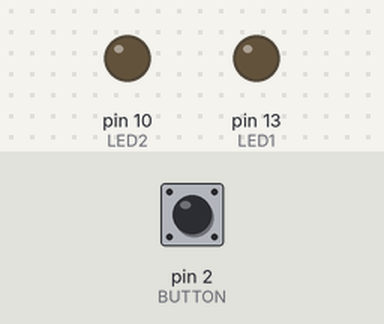
Bench run of a sketch on a simulated Arduino Uno, built with avr-gcc and run on an emulated ATmega328P. On the bench: output pins drawn as LEDs (lit = HIGH). Dashed ring = blinking. The test bench sets the inputs (shaded band); at power-on: pin 2 (BUTTON) HIGH.

Above: at 1.2 s.
1.3 s: pin 2 (BUTTON) pulled LOW for 0.15 s
At 1.7 s:
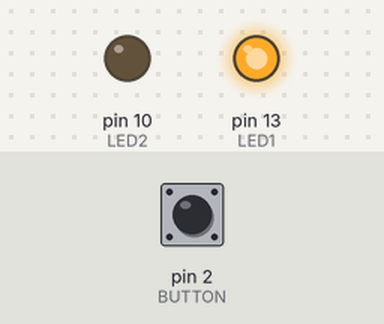
4.4 s: pin 2 (BUTTON) pulled LOW for 1 s
At 6.0 s:
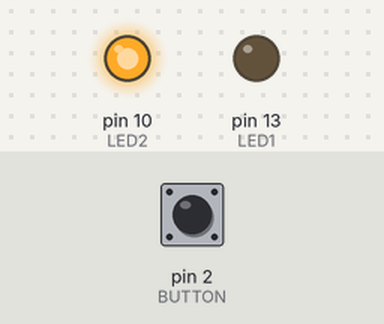
7.9 s: pin 2 (BUTTON) pulled LOW for 3.2 s
At 12.2 s:
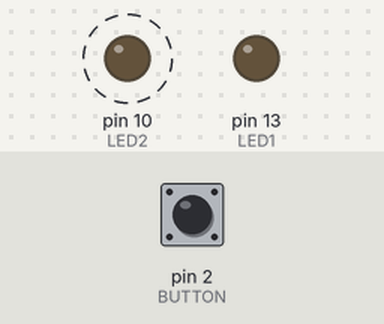
Timing chart, 0 to 13.7 s (numbered marks = the images above; inputs shaded):
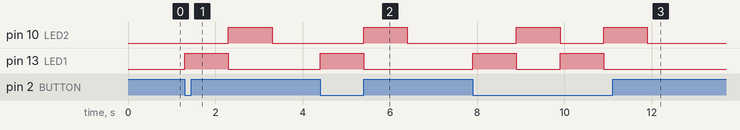

The sketch:

2b.ino
```cpp
int buttonState = 0;
const int LED1=13,LED2=10,BUTTON=2;

void setup() {
  pinMode(LED1,OUTPUT);
  pinMode(LED2,OUTPUT);
  pinMode(BUTTON,INPUT);
  Serial.begin(9600);
}

void loop() {
  buttonState=digitalRead(BUTTON);
  if (buttonState==LOW) {
    digitalWrite(LED1,HIGH);
    digitalWrite(LED2,LOW);
    delay(1000);
    digitalWrite(LED1,LOW);
    digitalWrite(LED2,HIGH);
    delay(1000);
  } else {
    digitalWrite(LED1,LOW);
    digitalWrite(LED2,LOW);
  }
}
```

Measured:
- after the input at 1.3 s, pin 10 (LED2): LOW → HIGH after 1.0 s, → LOW 1.0 s later; pin 13 (LED1): LOW → HIGH at once, → LOW 1.0 s later
- after the input at 4.4 s, pin 10 (LED2): LOW → HIGH after 1.0 s, → LOW 1.0 s later; pin 13 (LED1): LOW → HIGH at once, → LOW 1.0 s later
- after the input at 7.9 s, pin 10 (LED2): alternates HIGH for 1.0 s and LOW for 1.0 s, 4 changes in all, then stays LOW, starting after 1.0 s; pin 13 (LED1): alternates HIGH for 1.0 s and LOW for 1.0 s, 4 changes in all, then stays LOW, starting at once
